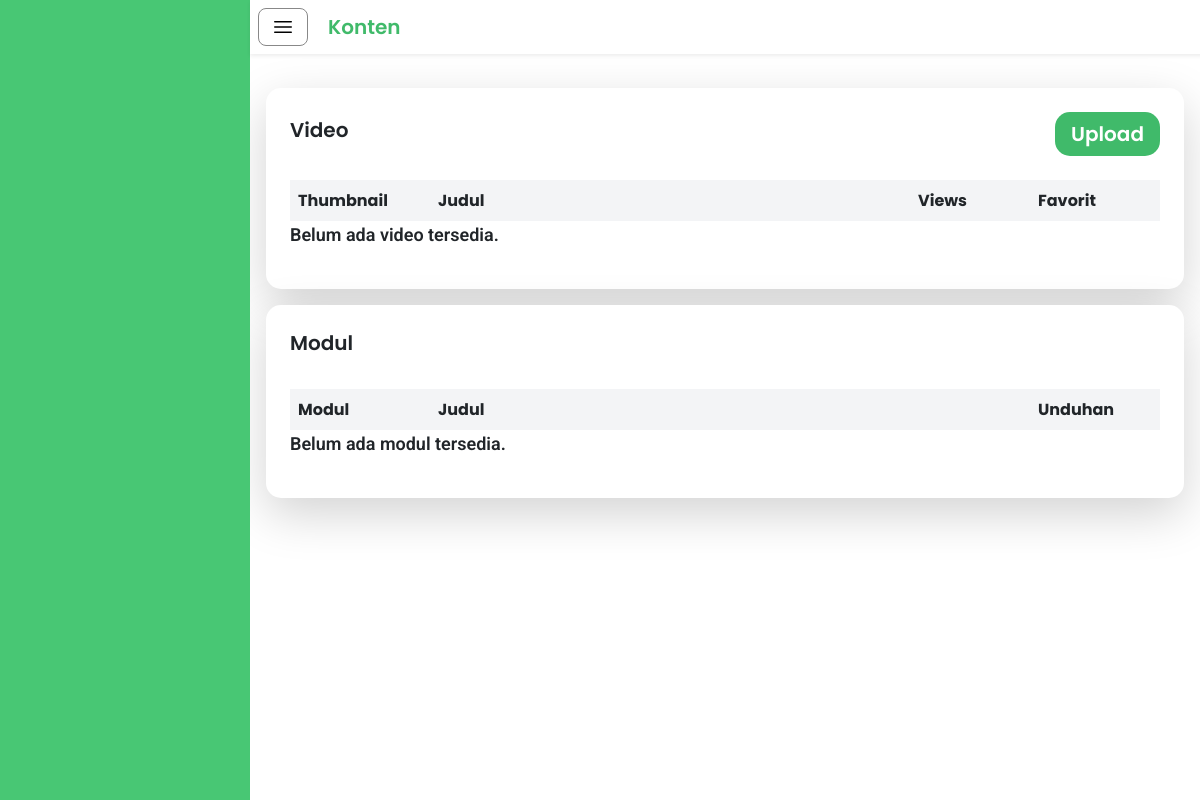
Page /guru/konten/index.php (signed in) on the earlier database version.
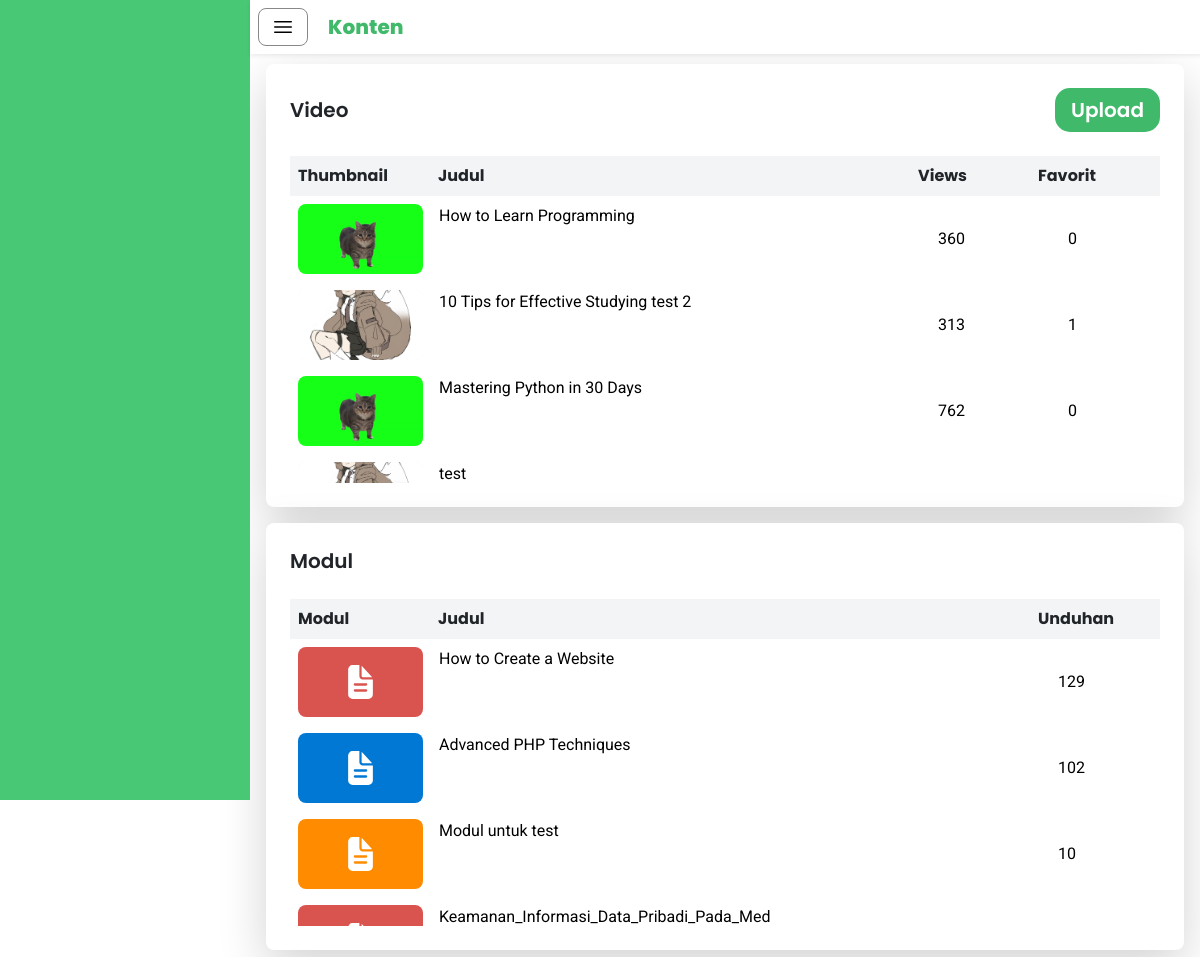
Same page on the later database version.
### tables this page shows
CREATE TABLE IF NOT EXISTS `video` (
  `videoID` int NOT NULL AUTO_INCREMENT,
  `teacherID` int NOT NULL,
  `video` varchar(255) NOT NULL DEFAULT '',
  `thumbnail` varchar(255) NOT NULL DEFAULT '',
  `title` varchar(255) NOT NULL,
  `views` int NOT NULL,
  `upload_date` datetime NOT NULL,
  `favorite` int DEFAULT '0',
  PRIMARY KEY (`videoID`),
  KEY `teacherID` (`teacherID`),
  CONSTRAINT `video_ibfk_1` FOREIGN KEY (`teacherID`) REFERENCES `guru` (`teacherID`) ON DELETE CASCADE ON UPDATE CASCADE
);

CREATE TABLE IF NOT EXISTS `modul` (
  `moduleID` int NOT NULL AUTO_INCREMENT,
  `teacherID` int NOT NULL,
  `videoID` int NOT NULL,
  `title` varchar(255) NOT NULL,
  `download` int NOT NULL,
  `modul` varchar(255) NOT NULL,
  PRIMARY KEY (`moduleID`),
  KEY `teacherID` (`teacherID`),
  KEY `FK_modul_video` (`videoID`),
  CONSTRAINT `FK_modul_guru` FOREIGN KEY (`teacherID`) REFERENCES `guru` (`teacherID`),
  CONSTRAINT `FK_modul_video` FOREIGN KEY (`videoID`) REFERENCES `video` (`videoID`)
);

### guru/konten/dataModul.php (called while the page is built, shortened)
<?php
include 'datateacherID.php';
$servername = "localhost";
$username = "root";
$password = "";
$dbname = "study_tube";
$conn = new mysqli($servername, $username, $password, $dbname);
$sql = "SELECT
            videoID,
            title,
            modul,
            download
        FROM
            modul
        WHERE
            teacherID = ?
        ";
$stmt = $conn->prepare($sql);
$stmt->bind_param("i", $teacherID);
$stmt->execute();
$resultModul = $stmt->get_result();
?>

### guru/konten/dataVideo.php (called while the page is built, shortened)
<?php
include 'datateacherID.php';
$servername = "localhost";
$username = "root";
$password = "";
$dbname = "study_tube";
$conn = new mysqli($servername, $username, $password, $dbname);
$sql = "SELECT
            videoID,
            thumbnail,
            title,
            favorite,
            views
        FROM
            video
        WHERE
            teacherID = ?
        ";
$stmt = $conn->prepare($sql);
$stmt->bind_param("i", $teacherID);
$stmt->execute();
$resultVideo = $stmt->get_result();
?>

### guru/konten/index.php (the view, shortened to what this page needs)
<?php
    include 'dataVideo.php';
    include 'dataModul.php';
?>
<!DOCTYPE html>
<html lang="en">
<head>
    <script src="https://cdn.tailwindcss.com"></script>
    <link href="https://cdn.jsdelivr.net/npm/bootstrap@5.3.3/dist/css/bootstrap.min.css" rel="stylesheet">
    <link rel="stylesheet" href="/Study-Tube/guru/style.css">
</head>
<body>
    <div id="sidebar" class="fixed top-0 left-0 h-screen bg-[#40BA6A]">
    </div>
    <div id="mainContent" class="main-content bg-white">
        <div class="fixed top-0 w-full bg-white z-50 shadow-sm">
            <div class="flex items-center space-x-5 p-2">
                <button id="toggleSidebar" class="btn btn-secondary col-rounded bg-white">
                    <svg xmlns="http://www.w3.org/2000/svg" fill="none" viewBox="0 0 24 24" stroke-width="1.5" stroke="black" class="size-6">
                        <path stroke-linecap="round" stroke-linejoin="round" d="M3.75 6.75h16.5M3.75 12h16.5m-16.5 5.25h16.5" />
                    </svg>
                </button>
                <h1 class="font-poppins font-extrabold text-[#40BA6A] text-xl my-auto">Konten</h1>
            </div>
        </div>
        <div class="container mt-12 p-3">
            <div class="flex flex-col max-h-[calc(100%-50px)] space-y-4">
                    <div class="col-rounded-shadow p-4 w-full h-full bg-white shadow-lg rounded-lg">
                        <div class="flex justify-between items-center mb-4">
                            <h1 class="font-poppins text-xl">Video</h1>
                            <button
                                type="button"
                                onclick="location='/Study-Tube/guru/upload/index.php'"
                                class="py-2 px-3 text-white font-semibold text-xl rounded-[15px] bg-[#40BA6A] font-poppins transition-transform transform hover:scale-110">
                                Upload
                            </button>
                        </div>
                        <div class="relative w-full">
                            <table class="table-auto w-full border-collapse" style="border-spacing: 0">
                                <thead class="font-poppins bg-gray-100 sticky top-0 z-10">
                                    <tr>
                                        <th class="p-2 text-left w-[140px]">Thumbnail</th>
                                        <th class="p-2 text-left">Judul</th>
                                        <th class="p-2 text-left w-[120px]">Views</th>
                                        <th class="p-2 text-left w-[130px]">Favorit</th>
                                    </tr>
                                </thead>
                            </table>
                            <div id="list-video" class="overflow-auto max-h-[30vh]">
                                <table class="table-auto w-full" style="border-spacing: 0">
                                    <tbody>
                                        <?php if ($resultVideo && $resultVideo->num_rows > 0): ?>
                                            <?php while ($video = $resultVideo->fetch_assoc()): ?>
                                                <tr onclick="location.href='/Study-Tube/guru/edit_video/index.php?videoID=<?= urlencode($video['videoID']) ?>'" class="font-roboto font-normal items-center cursor-pointer hover:bg-gray-100">
                                                    <td class="p-2 w-[125px]">
                                                        <div class="overflow-hidden w-[125px] h-[70px] bg-gray-100 rounded-lg">
                                                            <img src="<?= htmlspecialchars($video['thumbnail']); ?>" alt="Thumbnail" class="w-full h-full object-cover">
                                                        </div>
                                                    </td>
                                                    <td class="p-2 text-black line-clamp-3 overflow-hidden mr-3">
                                                        <div class="line-clamp-3 overflow-hidden text-ellipsis">
                                                            <?= htmlspecialchars($video['title']); ?>
                                                        </div>
                                                    </td>
                                                    <td class="p-2 text-black w-[130px] text-ellipsis"><?= htmlspecialchars($video['views']); ?></td>
                                                    <td class="p-2 text-black w-[100px] text-ellipsis"><?= htmlspecialchars($video['favorite']); ?></td>
                                                </tr>
                                            <?php endwhile; ?>
                                        <?php else: ?>
                                            <p class="text-lg font-roboto font-normal">Belum ada video tersedia.</p>
                                        <?php endif; ?>
                                    </tbody>
                                </table>
                            </div>
                        </div>
                    </div>
                    <div class="col-rounded-shadow p-4 w-full h-full bg-white shadow-lg rounded-lg">
                        <div class="flex justify-between items-center mb-4">
                            <h1 class="font-poppins text-xl">Modul</h1>
                        </div>
                        <div class="relative w-full">
                            <table class="table-auto w-full border-collapse" style="border-spacing: 0">
                                <thead class="font-poppins bg-gray-100 sticky top-0 z-10">
                                    <tr>
                                        <th class="p-2 text-left w-[140px]">Modul</th>
                                        <th class="p-2 text-left">Judul</th>
                                        <th class="p-2 text-left w-[130px]">Unduhan</th>
                                    </tr>
                                </thead>
                            </table>
                            <div id="list-modul" class="overflow-auto max-h-[30vh]">
                                <table class="table-auto w-full" style="border-spacing: 0">
                                    <tbody>
                                        <?php if ($resultModul && $resultModul->num_rows > 0): ?>
                                            <?php while ($modul = $resultModul->fetch_assoc()): ?>
                                                <?php
                                                    $file = htmlspecialchars($modul['modul']);
                                                    if (strpos($file, '.pdf') !== false) {
                                                        $bgColor = 'bg-[#D9534F]';
                                                    } elseif (strpos($file, '.docx') !== false || strpos($file, '.doc') !== false) {
                                                        $bgColor = 'bg-[#0078D4]';
                                                    } elseif (strpos($file, '.pptx') !== false || strpos($file, '.ppt') !== false) {
                                                        $bgColor = 'bg-[#FF8C00]';
                                                    } else {
                                                        $bgColor = 'bg-[#CCCCCC]';
                                                    }
                                                ?>
                                                <tr onclick="location.href='/Study-Tube/guru/edit_video/index.php?videoID=<?= urlencode($modul['videoID']) ?>'" class="font-roboto font-normal items-center cursor-pointer hover:bg-gray-100">
                                                    <td class="p-2 w-[125px]">
                                                        <div class="overflow-hidden w-[125px] h-[70px] <?= $bgColor ?> rounded-lg flex items-center justify-center">
                                                        </div>
                                                    </td>
                                                    <td class="p-2 text-black line-clamp-3 overflow-hidden mr-3">
                                                        <div class="line-clamp-3 overflow-hidden text-ellipsis">
                                                            <?= htmlspecialchars($modul['title']); ?>
                                                        </div>
                                                    </td>
                                                    <td class="p-2 text-black w-[110px] text-ellipsis"><?= htmlspecialchars($modul['download']); ?></td>
                                                </tr>
                                            <?php endwhile; ?>
                                        <?php else: ?>
                                            <p class="text-lg font-roboto font-normal">Belum ada modul tersedia.</p>
                                        <?php endif; ?>
                                    </tbody>
                                </table>
                            </div>
                        </div>
                    </div>
            </div>
        </div>
    </div>
</body>
</html>

### guru/konten/datateacherID.php (shortened to what this page needs)
<?php
$servername = "localhost";
$username = "root";
$password = "";
$dbname = "study_tube";
$conn = new mysqli($servername, $username, $password, $dbname);
$userID = $_SESSION['user_id'];
$sqlteacherID = "SELECT teacherID FROM guru JOIN user ON guru.userID = user.userID WHERE user.userID = ?";
$stmtteacherID = $conn->prepare($sqlteacherID);
$stmtteacherID->bind_param("i", $userID);
$stmtteacherID->execute();
$resultteacherID = $stmtteacherID->get_result();
if ($row = $resultteacherID->fetch_assoc()) {
    $teacherID = $row['teacherID'];
} else {
    echo "Student ID tidak ditemukan.";
}
?>

### guru/style.css (style rules this page uses)
.font-poppins { font-family: 'Poppins', sans-serif; font-weight: 600; }
.col-rounded { border-radius: 0.5rem; border-width: 1px; border-color: #888; }
.col-rounded-shadow { border-radius: 15px; box-shadow: 0px 4px 12px rgba(0, 0, 0, 0.1); }
.font-roboto { font-family: 'Roboto', sans-serif; font-weight: 600; }
#sidebar { height: 100vh; position: fixed; top: 0; left: 0; z-index: 10; transition: transform 0.3s ease-in-out; width: 250px; background-color: #48c774; color: white; }
.main-content { margin-left: 250px; transition: margin-left 0.3s ease-in-out; }

Differences in the rows shown:
added video: thumbnail (picture), title "How to Learn Programming", views "360", favorite "0"
added video: thumbnail (picture), title "10 Tips for Effective Studying test 2", views "313", favorite "1"
added video: thumbnail (picture), title "Mastering Python in 30 Days", views "762", favorite "0"
added video: thumbnail (picture), title "test"
added modul: title "How to Create a Website", download "129"
added modul: title "Advanced PHP Techniques", download "102"
added modul: title "Modul untuk test", download "10"
added modul: title "Keamanan_Informasi_Data_Pribadi_Pada_Med"
Other differences:
text no longer shown: "Student ID tidak ditemukan. Belum ada video tersedia. Belum ada modul tersedia."
